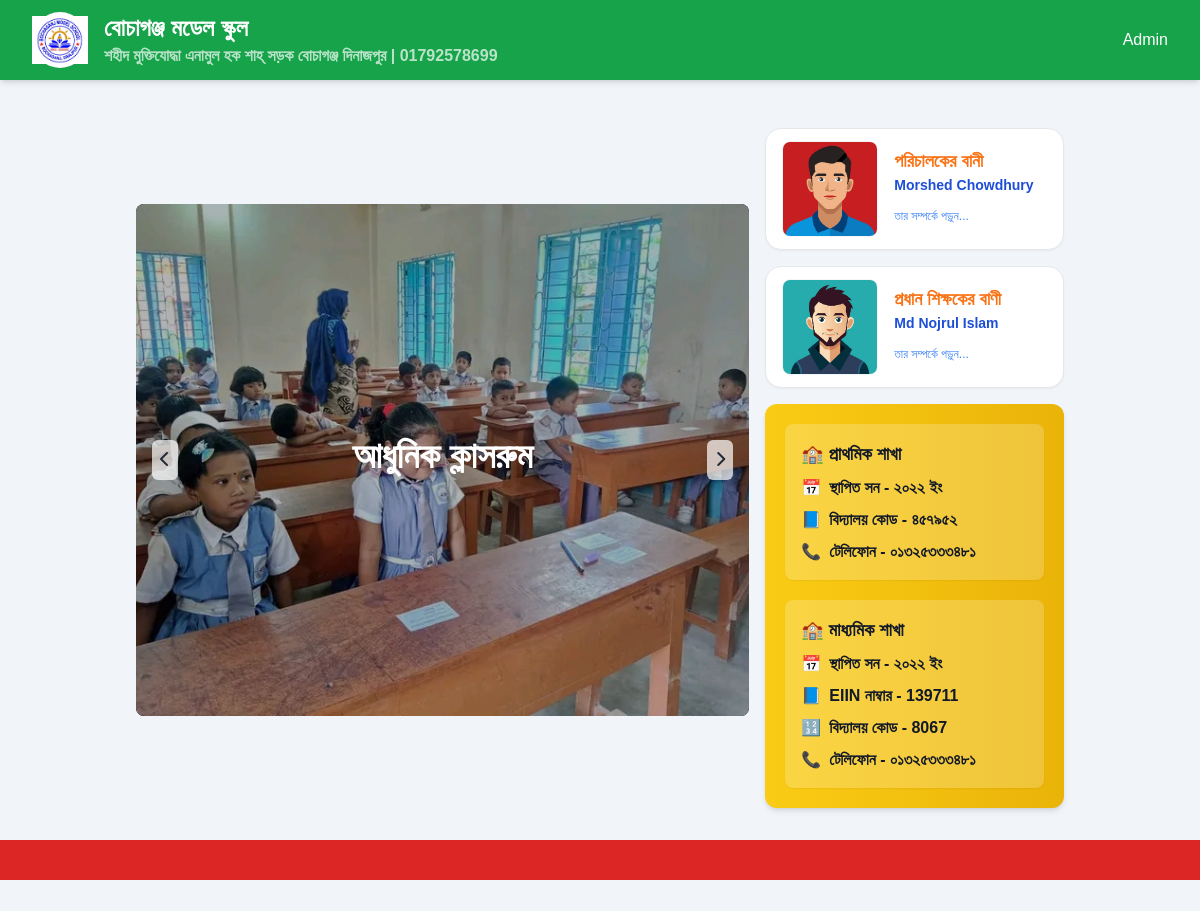
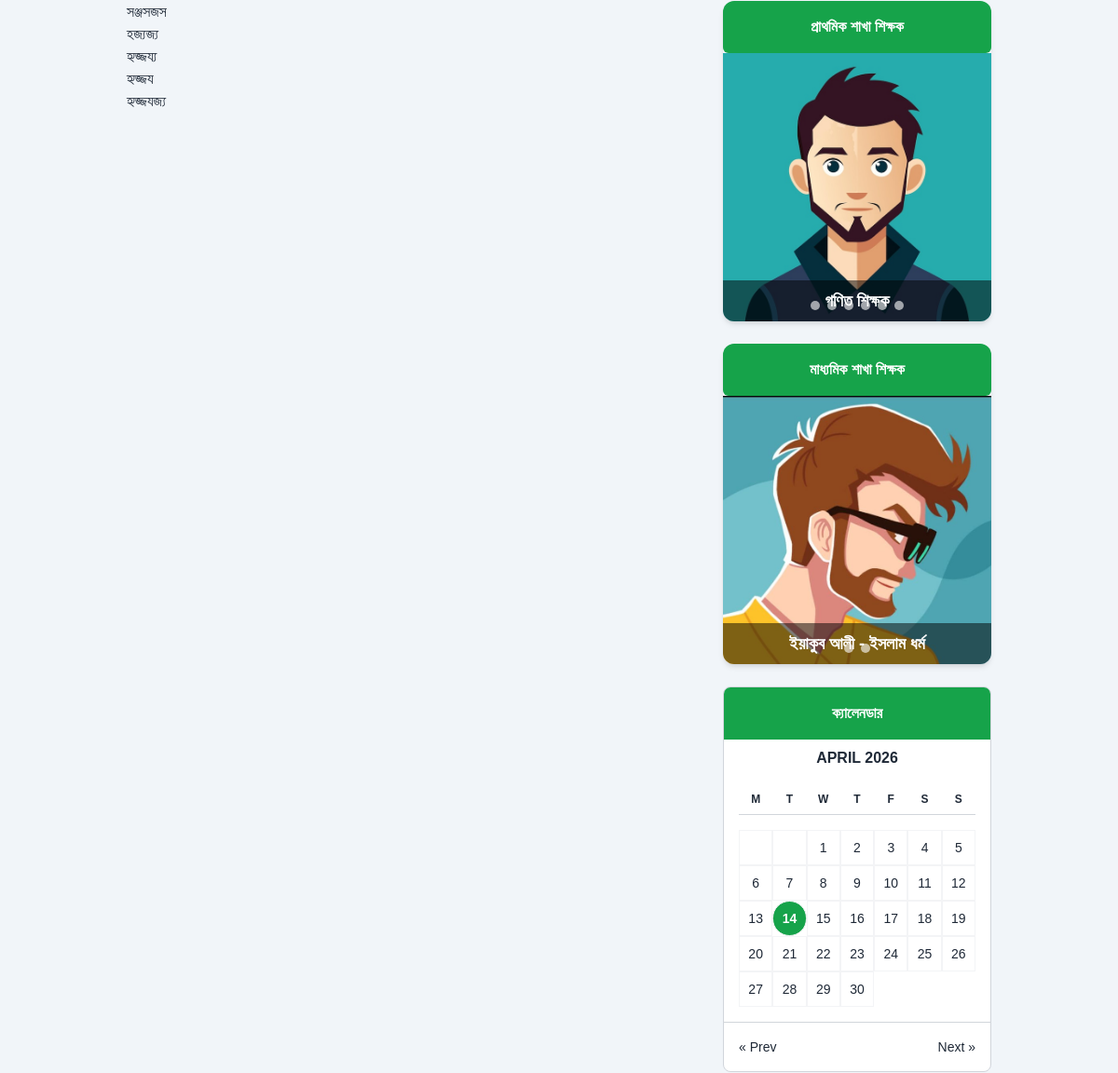
The page /notices/1/ (upper part) on the database as committed earlier (2 pictures, top to bottom).
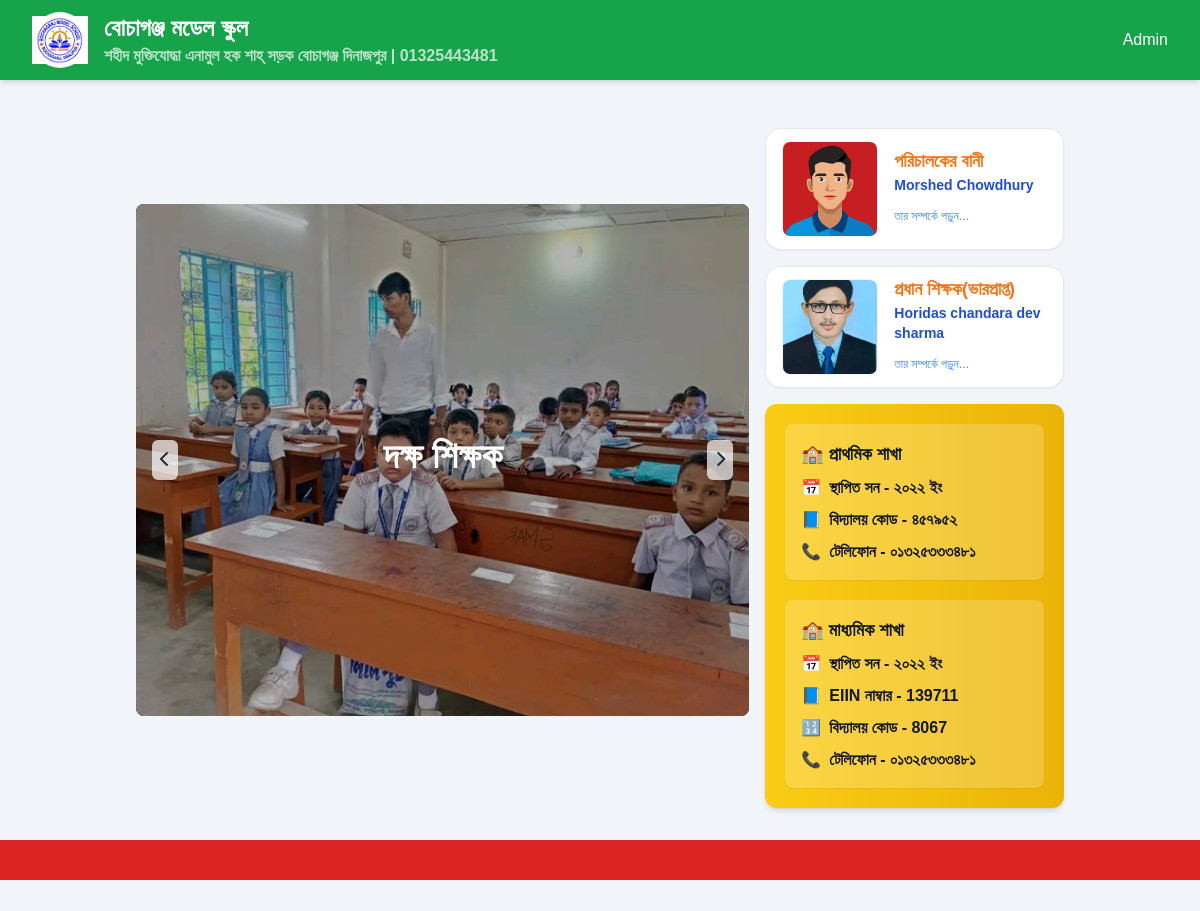
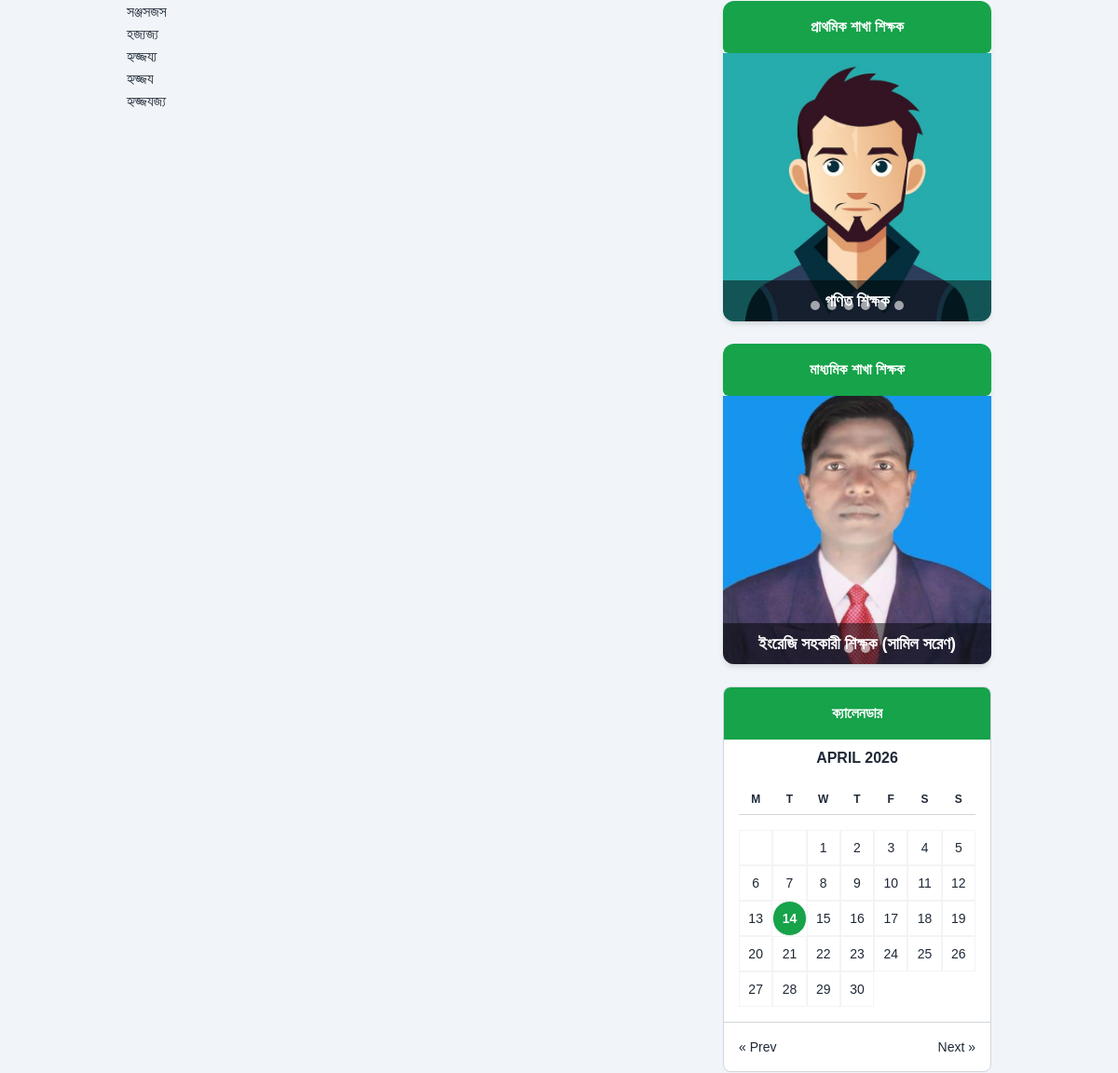
The same page on the database as committed later (2 pictures, top to bottom).
### base/models.py (models this page shows, shortened)
class BaseModel(models.Model):
    created_at = models.DateTimeField(auto_now_add=True)
    updated_at = models.DateTimeField(auto_now=True)
    is_active = models.BooleanField(default=True)
    class Meta:
        abstract = True
        ordering = ['id']

class Info(BaseModel):
    name = models.CharField(max_length=500)
    address = models.CharField(max_length=500)
    phone = models.CharField(max_length=500)
    email = models.CharField(max_length=500)
    logo = models.FileField(upload_to='logo')
    about_school = CKEditor5Field()
    school_image = models.FileField()
    school_image_sec = models.FileField()

class Banner(BaseModel):
    file = models.FileField(upload_to="banner")
    text = models.CharField(max_length=500)

class Porichalok(BaseModel):
    name = models.CharField(max_length=500)
    text = CKEditor5Field()
    title = models.CharField(max_length=500)
    image = models.FileField(upload_to="teachers")

class HeadTeacher(BaseModel):
    name = models.CharField(max_length=500)
    text = CKEditor5Field()
    title = models.CharField(max_length=500)
    image = models.FileField(upload_to="teachers")

class Notice(BaseModel):
    title = models.CharField(max_length=200)
    text = CKEditor5Field()

class Widget(BaseModel):
    title = models.CharField()
    image = models.FileField(upload_to='teachers')
    text = CKEditor5Field()

class MaddhomikTeacher(BaseModel):
    title = models.CharField()
    image = models.FileField(upload_to='teachers')
    text = CKEditor5Field()

### base/views.py (the view)
# urls.py: path('notices/<int:id>/', notice_detail),
def notice_detail(request, id):
    notice = get_object_or_404(Notice, id=id)
    return render(request, 'content.html', {'text': notice.text})

### base/context_processors.py (called while the page is built)
def global_context(request):
    context = {}
    context['info'] = Info.objects.first()
    context['porichalok'] = Porichalok.objects.first()
    context['headteacher'] = HeadTeacher.objects.first()
    context['widgets'] = Widget.objects.all()
    context['b'] = Banner.objects.all()
    context['high_school_widgets'] = MaddhomikTeacher.objects.all()
    context['news'] = News.objects.first()
    context['gallery'] = Gellery.objects.all().order_by('-id')[:6]
    context['calender'] = Calender.objects.first()
    context['vids'] = Videos.objects.all().order_by('-id')[:4]
    return context

### template/content.html (shortened to what this page needs)
{% extends 'main.html' %}
{% block body %}
<section id="scroll-target">
    {% if text %}
    {{ text|safe }}
    {% else %}
Nothing is here.....
    {% endif %}
</section>
</div>
{% endblock %}

### template/main.html (shortened to what this page needs)
<!DOCTYPE html>
<html lang="en">
<head>
<script src="https://cdn.tailwindcss.com/3.4.3"></script>
    <link rel="stylesheet" href="https://cdnjs.cloudflare.com/ajax/libs/font-awesome/6.4.0/css/all.min.css">
</head>
<body class="text-gray-800 bg-slate-100">
    <nav class="bg-green-600 sticky top-0 z-50 shadow-md">
        <div class="max-w-7xl mx-auto px-4 sm:px-6 lg:px-8">
            <div class="flex items-center justify-between h-20">
                <div class="flex items-center gap-4">
                    <a href="/">
                        <div
                            class="w-14 h-14 bg-white rounded-full flex items-center justify-center font-bold text-primary">
                            <img class="" src="{{ info.logo.url }}" alt="">
                        </div>
                    </a>
                    <div class="text-white font-bold">
                        <div class="text-2xl opacity-100">{{ info.name }}</div>
                        <div class="opacity-70">{{ info.address }} | {{ info.phone }}</div>
                    </div>
                </div>
                <div class="hidden md:flex space-x-6">
                    <a href="/admin" class="text-white hover:opacity-80 transition-opacity">Admin</a>
                </div>
            </div>
        </div>
    </nav>
    <div class="grid grid-cols-1 md:grid-cols-3 gap-4 max-w-5xl mx-auto px-4 sm:px-6 lg:px-12 py-8">
      <div class="my-auto md:col-span-2 relative h-96 sm:h-[32rem] overflow-hidden bg-black rounded-lg" id="carousel">
            <div class="flex h-full transition-transform duration-500 ease-in-out" id="carousel-container">
                {% for i in b %}
                <div class="min-w-full h-full relative">
                    <div class="absolute inset-0 bg-cover bg-center" style="background-image: url('{{i.file.url}}');">
                    </div>
                    <div class="absolute inset-0 bg-black bg-opacity-30"></div>
                    <div
                        class="absolute top-1/2 left-1/2 transform -translate-x-1/2 -translate-y-1/2 text-center text-white z-10 max-w-[90%]">
                        <h1 class="text-2xl sm:text-3xl md:text-4xl font-bold mb-2">{{i.text}}</h1>
                    </div>
                </div>
                {% endfor %}
            </div>
            <div class="absolute top-1/2 left-4 right-4 flex justify-between transform -translate-y-1/2 z-20">
                <button class="bg-white/70 hover:bg-white/90 text-gray-800 p-2 rounded-md transition" id="prev-btn">
                    <i class="fas fa-chevron-left"></i>
                </button>
                <button class="bg-white/70 hover:bg-white/90 text-gray-800 p-2 rounded-md transition" id="next-btn">
                    <i class="fas fa-chevron-right"></i>
                </button>
            </div>
        </div>
        <div class="md:col-span-1 space-y-4">
            <a href="/porichalok" class="block">
                <div
                    class="bg-white border border-gray-200 rounded-2xl overflow-hidden shadow-sm hover:shadow-md transition-transform transform-gpu hover:-translate-y-0.5">
                    <div class="flex items-center gap-4 p-3">
                        <div class="flex-shrink-0 ml-1">
                            <img src="{{ porichalok.image.url }}" alt="Chairman"
                                class="w-20 h-20 md:w-24 md:h-24 rounded-lg object-cover border border-gray-100 shadow-xs">
                        </div>
                        <div class="flex-1">
                            <div class="flex items-start justify-between">
                                <h3 class="text-orange-500 font-extrabold text-lg leading-5">{{ porichalok.title }}</h3>
                            </div>
                            <p class="mt-1 text-blue-700 font-semibold text-sm">{{ porichalok.name }}</p>
                            <div class="mt-2">
                                <a href="/porichalok" class="text-blue-500 text-xs font-medium hover:underline">তার
                                    সম্পর্কে পড়ুন...</a>
                            </div>
                        </div>
                    </div>
                </div>
            </a>
            <a href="/head" class="block">
                <div
                    class="bg-white border border-gray-200 rounded-2xl overflow-hidden shadow-sm hover:shadow-md transition-transform transform-gpu hover:-translate-y-0.5">
                    <div class="flex items-center gap-4 p-3">
                        <div class="flex-shrink-0 ml-1">
                            <img src="{{ headteacher.image.url }}" alt="Principal"
                                class="w-20 h-20 md:w-24 md:h-24 rounded-lg object-cover border border-gray-100 shadow-xs">
                        </div>
                        <div class="flex-1">
                            <div class="flex items-start justify-between">
                                <h3 class="text-orange-500 font-extrabold text-lg leading-5">{{ headteacher.title }}
                                </h3>
                            </div>
                            <p class="mt-1 text-blue-700 font-semibold text-sm">{{ headteacher.name }}</p>
                            <div class="mt-2">
                                <a href="/head" class="text-blue-500 text-xs font-medium hover:underline">তার সম্পর্কে
                                    পড়ুন...</a>
                            </div>
                        </div>
                    </div>
                </div>
            </a>
            <div
                class="bg-yellow-400 bg-gradient-to-r from-yellow-400 to-yellow-500 text-gray-900 font-semibold rounded-xl p-5 shadow-md mt-4 space-y-5 max-w-xl mx-auto">
                <div class="bg-white/20 rounded-lg p-4 shadow-sm space-y-2">
                    <h3 class="text-lg font-bold flex items-center gap-2">
                        🏫 প্রাথমিক শাখা
                    </h3>
                    <div class="flex items-center gap-2">
                        <span>📅</span>
                        <p>স্থাপিত সন - ২০২২ ইং</p>
                    </div>
                    <div class="flex items-center gap-2">
                        <span>📘</span>
                        <p>বিদ্যালয় কোড - ৪৫৭৯৫২</p>
                    </div>
                     <div class="flex items-center gap-2">
                        <span>📞</span>
                        <p>টেলিফোন - ০১৩২৫৩৩৩৪৮১</p>
                    </div>
                </div>
                <div class="bg-white/20 rounded-lg p-4 shadow-sm space-y-2">
                    <h3 class="text-lg font-bold flex items-center gap-2">
                        🏫 মাধ্যমিক শাখা
                    </h3>
                    <div class="flex items-center gap-2">
                        <span>📅</span>
                        <p>স্থাপিত সন - ২০২২ ইং</p>
                    </div>
                    <div class="flex items-center gap-2">
                        <span>📘</span>
                        <p>EIIN নাম্বার - 139711</p>
                    </div>
                    <div class="flex items-center gap-2">
                        <span>🔢</span>
                        <p>বিদ্যালয় কোড - 8067</p>
                    </div>
                    <div class="flex items-center gap-2">
                        <span>📞</span>
                        <p>টেলিফোন - ০১৩২৫৩৩৩৪৮১</p>
                    </div>
                </div>
            </div>
        </div>
    </div>
    <div class="bg-red-600 text-white py-2">
        <div class="marquee">
            <span>🔔 সর্বশেষ সংবাদ: {{news.text}} </span>
        </div>
    </div>
    <div class="max-w-5xl mx-auto px-4 sm:px-6 lg:px-12 py-8">
        <div class="grid grid-cols-1 md:grid-cols-3 gap-8">
            <div class="md:col-span-2 space-y-8">
                {% block body %}
                {% endblock %}
                <div class="lg:col-span-1 space-y-6">
                    <div class="relative w-full max-w-2xl mx-auto rounded-xl overflow-hidden shadow-md">
                        <div class="bg-green-600 text-white p-4 text-center font-bold rounded-md mb-0">প্রাথমিক শাখা
                            শিক্ষক
                        </div>
                        <div id="teacherSlider" class="flex transition-transform duration-700 ease-in-out">
                            {% for widget in widgets %}
                             <a href="/widget/{{widget.id}}">
                            <div class="relative flex-shrink-0 w-full h-72">
                                <img src="{{ widget.image.url }}" alt="{{ widget.name }}"
                                    class="w-full h-full object-cover">
                                <div
                                    class="absolute bottom-0 left-0 right-0 bg-black bg-opacity-50 text-white py-2 px-4 text-center">
                                    <h3 class="font-semibold text-lg">{{ widget.title }}</h3>
                                </div>
                                </a>
                            </div>
                            {% endfor %}
                        </div>
                        <div id="teacherDots"
                            class="absolute bottom-3 left-1/2 transform -translate-x-1/2 flex space-x-2"></div>
                    </div>
                   <div class="relative w-full max-w-2xl mx-auto rounded-xl overflow-hidden shadow-md">
    <div class="bg-green-600 text-white p-4 text-center font-bold rounded-md mb-0">
        মাধ্যমিক শাখা শিক্ষক
    </div>
        <div id="highSchoolSlider" class="flex flex-nowrap transition-transform duration-700 ease-in-out">
        {% for widget in high_school_widgets %}
        <a href="/get-maddhomik/{{widget.id}}">
            <div class="relative flex-shrink-0 w-full h-72">
                <img src="{{ widget.image.url }}" alt="{{ widget.name }}" class="w-full h-full object-cover">
                <div class="absolute bottom-0 left-0 right-0 bg-black bg-opacity-50 text-white py-2 px-4 text-center">
                    <h3 class="font-semibold text-lg">{{ widget.title }}</h3>
                </div>
                </a>
            </div>
        {% endfor %}
    </div>
                        <div id="highSchoolDots"
                            class="absolute bottom-3 left-1/2 transform -translate-x-1/2 flex space-x-2"></div>
<div class="bg-white border border-gray-300 rounded-lg overflow-hidden">
    <div id="calendar-header" class="bg-green-600 text-white p-4 text-center font-bold">ক্যালেনডার</div>
    <div class="text-dark p-2 text-center font-bold" id="calendar-month-year"></div>
    <div class="grid grid-cols-7 gap-0 p-4 text-xs font-bold">
        <div class="text-center pb-2 border-b border-gray-300">M</div>
        <div class="text-center pb-2 border-b border-gray-300">T</div>
        <div class="text-center pb-2 border-b border-gray-300">W</div>
        <div class="text-center pb-2 border-b border-gray-300">T</div>
        <div class="text-center pb-2 border-b border-gray-300">F</div>
        <div class="text-center pb-2 border-b border-gray-300">S</div>
        <div class="text-center pb-2 border-b border-gray-300">S</div>
    </div>
    <div id="calendar-days" class="grid grid-cols-7 gap-0 px-4 pb-4"></div>
    <div class="flex justify-between p-4 border-t border-gray-300 text-sm">
        <button id="prev-btn" class="cursor-pointer">« Prev</button>
        <button id="next-btn" class="cursor-pointer">Next »</button>
    </div>
</div>
</body>
</html>

### template/main.html (style rules this page uses)
body { font-family: "Hind Siliguri", sans-serif; }
.marquee { overflow: hidden; white-space: nowrap; box-sizing: border-box; }
.marquee span { display: inline-block; padding-left: 100%; animation: marquee 20s linear infinite; }

Rows that differ between the two databases and show on the page:
removed Banner: file (picture), text "আধুনিক ক্লাসরুম"
changed Info "বোচাগঞ্জ মডেল স্কুল": phone "01792578699" → "01325443481"
now on this page (row unchanged): Banner: file (picture), text "দক্ষ শিক্ষক"
changed HeadTeacher: image: a different picture; title "প্রধান শিক্ষকের বাণী" → "প্রধান শিক্ষক(ভারপ্রাপ্ত)"; name "Md Nojrul Islam" → "Horidas chandara dev sharma"
changed MaddhomikTeacher: image: a different picture; title "ইয়াকুব আলী - ইসলাম ধর্ম" → "ইংরেজি সহকারী শিক্ষক (সামিল সরেণ)"
